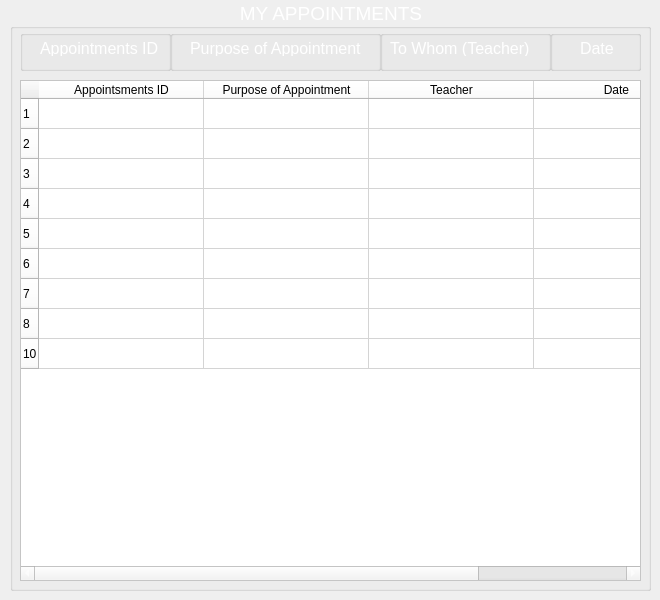
    <widget class="QWidget" name="MyAppointment">
     <widget class="QGroupBox" name="groupBox_7">
      <property name="geometry">
       <rect>
        <x>10</x>
        <y>0</y>
        <width>641</width>
        <height>591</height>
       </rect>
      </property>
      <property name="font">
       <font>
        <pointsize>14</pointsize>
       </font>
      </property>
      <property name="styleSheet">
       <string notr="true">color: rgb(255, 255, 255);</string>
      </property>
      <property name="title">
       <string>MY APPOINTMENTS</string>
      </property>
      <property name="alignment">
       <set>Qt::AlignCenter</set>
      </property>
      <widget class="QGroupBox" name="groupBox_27">
       <property name="geometry">
        <rect>
         <x>160</x>
         <y>30</y>
         <width>211</width>
         <height>41</height>
        </rect>
       </property>
       <property name="title">
        <string/>
       </property>
       <widget class="QLabel" name="label_39">
        <property name="geometry">
         <rect>
          <x>20</x>
          <y>10</y>
          <width>181</width>
          <height>16</height>
         </rect>
        </property>
        <property name="font">
         <font>
          <pointsize>12</pointsize>
         </font>
        </property>
        <property name="text">
         <string>Purpose of Appointment</string>
        </property>
       </widget>
      </widget>
      <widget class="QGroupBox" name="groupBox_24">
       <property name="geometry">
        <rect>
         <x>370</x>
         <y>30</y>
         <width>171</width>
         <height>41</height>
        </rect>
       </property>
       <property name="title">
        <string/>
       </property>
       <widget class="QLabel" name="label_34">
        <property name="geometry">
         <rect>
          <x>10</x>
          <y>10</y>
          <width>151</width>
          <height>16</height>
         </rect>
        </property>
        <property name="font">
         <font>
          <pointsize>12</pointsize>
         </font>
        </property>
        <property name="text">
         <string>To Whom (Teacher)</string>
        </property>
       </widget>
      </widget>
      <widget class="QGroupBox" name="groupBox_26">
       <property name="geometry">
        <rect>
         <x>10</x>
         <y>30</y>
         <width>151</width>
         <height>41</height>
        </rect>
       </property>
       <property name="title">
        <string/>
       </property>
       <widget class="QLabel" name="label_38">
        <property name="geometry">
         <rect>
          <x>20</x>
          <y>10</y>
          <width>121</width>
          <height>16</height>
         </rect>
        </property>
        <property name="font">
         <font>
          <pointsize>12</pointsize>
         </font>
        </property>
        <property name="text">
         <string>Appointments ID</string>
        </property>
       </widget>
      </widget>
      <widget class="QGroupBox" name="groupBox_25">
       <property name="geometry">
        <rect>
         <x>540</x>
         <y>30</y>
         <width>91</width>
         <height>41</height>
        </rect>
       </property>
       <property name="title">
        <string/>
       </property>
       <widget class="QLabel" name="label_37">
        <property name="geometry">
         <rect>
          <x>30</x>
          <y>10</y>
          <width>41</width>
          <height>16</height>
         </rect>
        </property>
        <property name="font">
         <font>
          <pointsize>12</pointsize>
         </font>
        </property>
        <property name="text">
         <string>Date</string>
        </property>
       </widget>
      </widget>
      <widget class="QTableWidget" name="tableWidget_4">
       <property name="geometry">
        <rect>
         <x>10</x>
         <y>80</y>
         <width>621</width>
         <height>501</height>
        </rect>
       </property>
       <property name="styleSheet">
        <string notr="true">color: rgb(0, 0, 0);
background-color: rgb(255, 255, 255);</string>
       </property>
       <attribute name="horizontalHeaderDefaultSectionSize">
        <number>165</number>
       </attribute>
       <row>
        <property name="text">
         <string>1</string>
        </property>
       </row>
       <row>
        <property name="text">
         <string>2</string>
        </property>
       </row>
       <row>
        <property name="text">
         <string>3</string>
        </property>
       </row>
       <row>
        <property name="text">
         <string>4</string>
        </property>
       </row>
       <row>
        <property name="text">
         <string>5</string>
        </property>
       </row>
       <row>
        <property name="text">
         <string>6</string>
        </property>
       </row>
       <row>
        <property name="text">
         <string>7</string>
        </property>
       </row>
       <row>
        <property name="text">
         <string>8</string>
        </property>
       </row>
       <row>
        <property name="text">
         <string>10</string>
        </property>
       </row>
       <column>
        <property name="text">
         <string>Appointsments ID</string>
        </property>
       </column>
       <column>
        <property name="text">
         <string>Purpose of Appointment</string>
        </property>
       </column>
       <column>
        <property name="text">
         <string>Teacher</string>
        </property>
       </column>
       <column>
        <property name="text">
         <string>Date</string>
        </property>
       </column>
      </widget>
     </widget>
    </widget>
